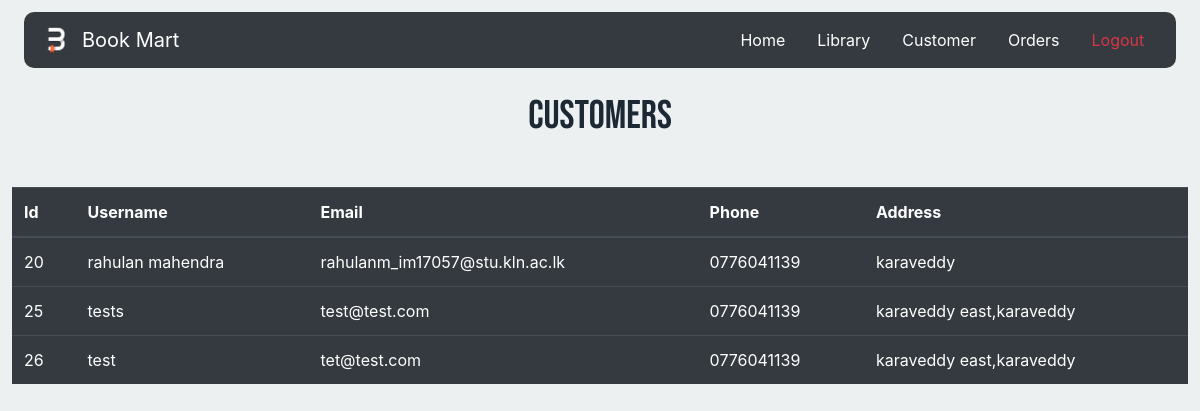
/customer.php, run on an earlier commit of the app's database.
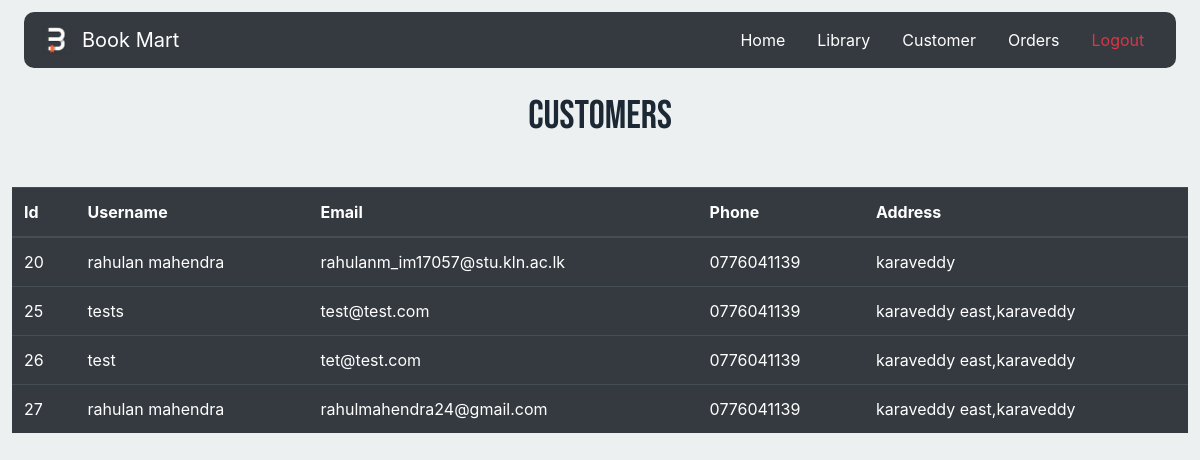
And on a later commit of the database.
### tables this page shows
CREATE TABLE `users` (
  `user_id` int(10) UNSIGNED NOT NULL,
  `username` varchar(250) NOT NULL,
  `email` varchar(250) NOT NULL,
  `password` varchar(200) NOT NULL,
  `phone` varchar(15) NOT NULL,
  `address` varchar(300) NOT NULL,
  `picture` varchar(250) NOT NULL,
  `reg_time` timestamp NOT NULL DEFAULT current_timestamp()
);

### customer.php (the view, shortened to what this page needs)
<!DOCTYPE html>
<html lang="en">
<head>
<link rel="stylesheet" href="https://stackpath.bootstrapcdn.com/bootstrap/4.5.0/css/bootstrap.min.css">
<link rel="stylesheet" href="https://cdnjs.cloudflare.com/ajax/libs/font-awesome/5.14.0/css/all.min.css">
<link rel="stylesheet" href="css/style_a.css">
</head>
<body>
        <nav class="navbar navbar-dark bg-dark ">
            <a class="navbar-brand" href="#">
              <img id="logo" src="image/mid-logo.png" width="30" height="30" class="d-inline-block align-top" alt="">
              Book Mart
            </a>
            <ul class="nav justify-content-end">
              <li class="nav-item">
                <a class='nav-link text-white'  href='admin.php'>Home</a>
              </li>
              <li class="nav-item">
                    <a class='nav-link text-white'  href='crud.php'>Library</a>
              </li>
              <li class="nav-item">
                <a class='nav-link text-white'  href='customer.php'>Customer</a>
              </li>
              <li class="nav-item">
                <a class="nav-link text-white" href="order.html">Orders</a>
              </li>
              <li class="nav-item">
                <a class="nav-link text-danger" href="logout.php">Logout</a>
              </li>
            </ul>
          </nav>
        <h1 class="head text-center">Customers</h1>
                <?php
                require_once "configure.php";
                $sql = "SELECT * FROM users";
                if($result = mysqli_query($con, $sql)){
                    if(mysqli_num_rows($result) > 0){
                        echo "<table class='table table-dark'>";
                            echo "<thead>";
                                echo "<tr>";
                                    echo "<th scope='col'>Id</th>";
                                    echo "<th scope='col'>Username</th>";
                                    echo "<th scope='col'>Email</th>";
                                    echo "<th scope='col'>Phone</th>";
                                    echo "<th scope='col'>Address</th>";
                                echo "</tr>";
                            echo "</thead>";
                            echo "<tbody>";
                            while($row = mysqli_fetch_array($result)){
                                echo "<tr>";
                                    echo "<td>" . $row['user_id'] . "</td>";
                                    echo "<td>" . $row['username'] . "</td>";
                                    echo "<td>" . $row['email'] . "</td>";
                                    echo "<td>" . $row['phone'] . "</td>";
                                    echo "<td>" . $row['address'] . "</td>";
                                echo "</tr>";
                            }
                            echo "</tbody>";
                                        echo "</table>";
                                    } else{
                                        echo "<p class='lead'><em>No records were found.</em></p>";
                                    }
                                } else{
                                    echo "ERROR: Could not able to execute $sql. " . mysqli_error($con);
                                }
                                ?>
</body>
</html>

### css/style_a.css (style rules this page uses)
body { background-color: #ECF0F1; margin: 1%; }
.navbar { margin: 1%; border-radius: 10px; }
#logo { margin-left: 2%; margin-right: 3%; }
.head { margin: 2% 0 4%; font-family: 'Bebas Neue', cursive; color: #1C2833; }

What changed in the data, as far as the page shows it:
added users: user_id "27", username "rahulan mahendra", email "rahulmahendra24@gmail.com", phone "0776041139", address "karaveddy east,karaveddy"
